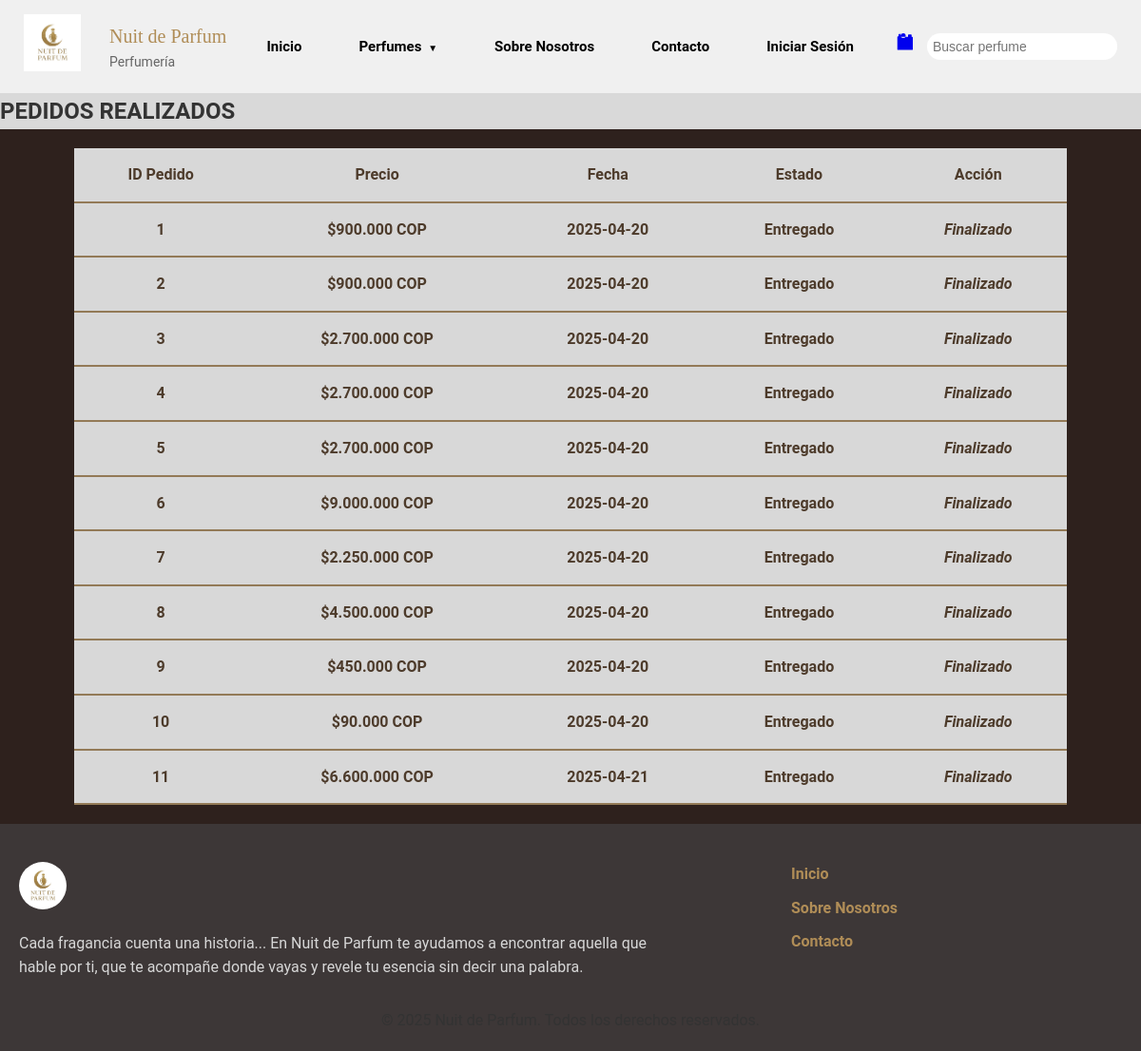
/pages/pedidosRealizados.php, run on the app's committed database.
### tables this page shows
CREATE TABLE `pedidos` (
  `id` int(255) NOT NULL,
  `usuario_id` int(255) NOT NULL,
  `provincia` varchar(100) NOT NULL,
  `localidad` varchar(100) NOT NULL,
  `direccion` varchar(255) NOT NULL,
  `coste` float(200,2) NOT NULL,
  `estado` varchar(20) NOT NULL,
  `fecha` date DEFAULT NULL,
  `hora` time DEFAULT NULL
);

### pages/pedidosRealizados.php (the view, shortened to what this page needs)
<?php
require '../db/db.php';
$sql = "SELECT id, coste, fecha, estado FROM pedidos";
$resultado = mysqli_query($conexion, $sql);
?>
<!DOCTYPE html>
<html lang="es">
<head>
  <link rel="stylesheet" href="../assets/css/styleheader.css" />
  <link rel="stylesheet" href="../assets/css/stylefooter.css" />
  <link rel="stylesheet" href="../assets/css/gestionarPedido.css" />
</head>
<body>
<?php include '../includes/header.php'; ?>
<div class="cart-header">
    <h2>PEDIDOS REALIZADOS</h2>
  </div>
<main class="main-content">
    <div class="cart-container">
        <table class="cart-table">
            <thead>
                <tr>
                    <th>ID Pedido</th>
                    <th>Precio</th>
                    <th>Fecha</th>
                    <th>Estado</th>
                    <th>Acción</th>
                </tr>
            </thead>
            <tbody>
                <?php if ($resultado && mysqli_num_rows($resultado) > 0): ?>
                    <?php while ($pedido = mysqli_fetch_assoc($resultado)): ?>
                        <tr>
                            <td><?= $pedido['id'] ?></td>
                            <td>$<?= number_format($pedido['coste'], 0, ',', '.') ?> COP</td>
                            <td><?= $pedido['fecha'] ?></td>
                            <td><?= ucfirst(htmlspecialchars($pedido['estado'])) ?></td>
                            <td>
                                <?php if ($pedido['estado'] !== 'entregado'): ?>
                                    <form action="pedidosRealizados.php" method="post">
                                        <input type="hidden" name="pedido_id" value="<?= $pedido['id'] ?>">
                                        <select name="estado" required>
                                            <option value="pendiente" <?= $pedido['estado'] === 'pendiente' ? 'selected' : '' ?>>Pendiente</option>
                                            <option value="enviado" <?= $pedido['estado'] === 'enviado' ? 'selected' : '' ?>>Enviado</option>
                                            <option value="entregado" <?= $pedido['estado'] === 'entregado' ? 'selected' : '' ?>>Entregado</option>
                                        </select>
                                        <button type="submit">Actualizar Estado</button>
                                    </form>
                                <?php else: ?>
                                    <em>Finalizado</em>
                                <?php endif; ?>
                            </td>
                        </tr>
                    <?php endwhile; ?>
                <?php else: ?>
                    <tr><td colspan="5">No se encontraron pedidos.</td></tr>
                <?php endif; ?>
            </tbody>
        </table>
    </div>
</main>
<?php include '../includes/footer.php'?>
</body>
</html>

### assets/css/gestionarPedido.css (style rules this page uses)
* { margin: 0; padding: 0; box-sizing: border-box; }
body { font-family: "roboto"; color: #333; background-color: #d9d9d9; line-height: 1.6; }
main { background-color: #2e211d; padding: 20px; }
table { width: 90%; margin: auto; background-color: #d8d8d8; border-collapse: collapse; }
th, td { padding: 15px; text-align: center; border-bottom: 2px solid #937a57; color: #4d3b2b; font-weight: bold; }

### data on the page
pedidos: id "1", coste "900.000", fecha "2025-04-20", estado "Entregado", shows "Finalizado"
pedidos: id "2", coste "900.000", fecha "2025-04-20", estado "Entregado", shows "Finalizado"
pedidos: id "3", coste "2.700.000", fecha "2025-04-20", estado "Entregado", shows "Finalizado"
pedidos: id "4", coste "2.700.000", fecha "2025-04-20", estado "Entregado", shows "Finalizado"
pedidos: id "5", coste "2.700.000", fecha "2025-04-20", estado "Entregado", shows "Finalizado"
pedidos: id "6", coste "9.000.000", fecha "2025-04-20", estado "Entregado", shows "Finalizado"
pedidos: id "7", coste "2.250.000", fecha "2025-04-20", estado "Entregado", shows "Finalizado"
pedidos: id "8", coste "4.500.000", fecha "2025-04-20", estado "Entregado", shows "Finalizado"
pedidos: id "9", coste "450.000", fecha "2025-04-20", estado "Entregado", shows "Finalizado"
pedidos: id "10", coste "90.000", fecha "2025-04-20", estado "Entregado", shows "Finalizado"
pedidos: id "11", coste "6.600.000", fecha "2025-04-21", estado "Entregado", shows "Finalizado"
